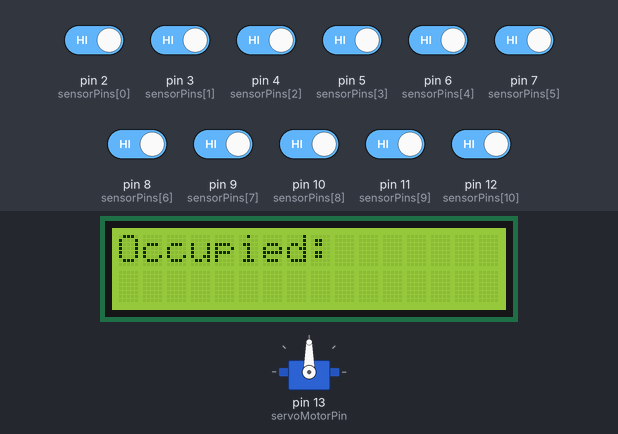
The sketch below on a simulated Arduino Uno, built with avr-gcc and run on an emulated ATmega328P. Parts: 16×2 character LCD, servo. The test bench sets the inputs (shaded band); at power-on: pin 2 (sensorPins[0]), pin 3 (sensorPins[1]), pin 4 (sensorPins[2]), pin 5 (sensorPins[3]), pin 6 (sensorPins[4]), pin 7 (sensorPins[5]), pin 8 (sensorPins[6]), pin 9 (sensorPins[7]), pin 10 (sensorPins[8]), pin 11 (sensorPins[9]), pin 12 (sensorPins[10]) HIGH.

Above: at 3.7 s.
3.8 s: pin 12 (sensorPins[10]) driven LOW
At 5.1 s:
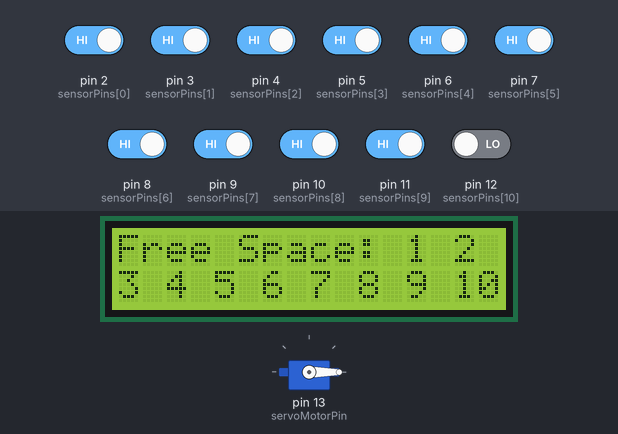
11.7 s: pin 2 (sensorPins[0]) driven LOW
At 12.8 s:
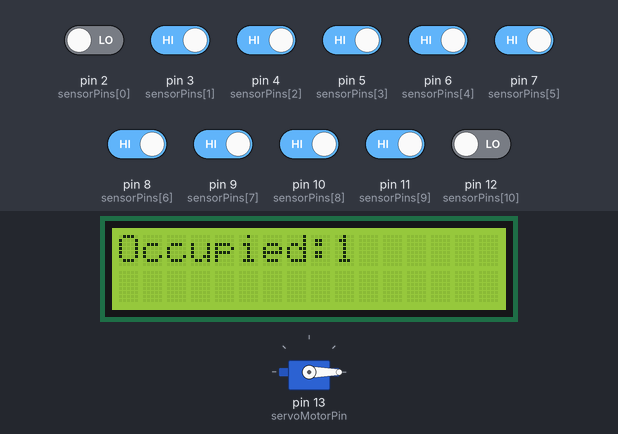
14.7 s: pin 3 (sensorPins[1]) driven LOW
At 17.5 s:
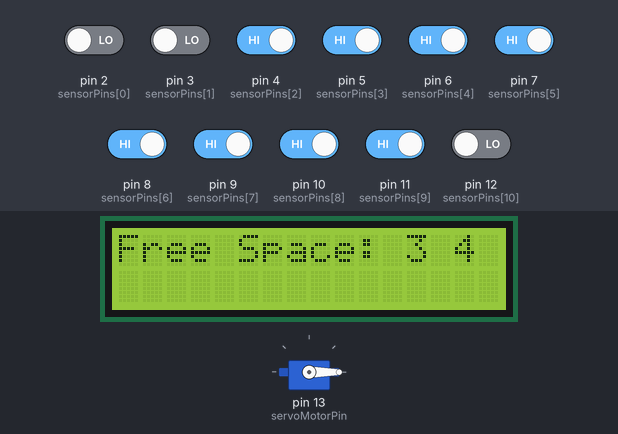
17.8 s: pin 4 (sensorPins[2]) driven LOW
At 20.3 s:
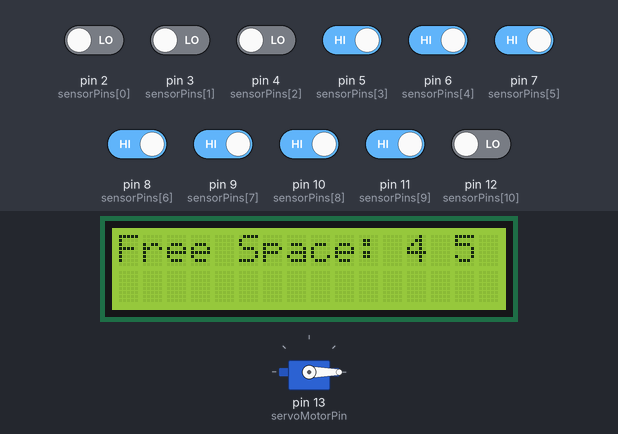
20.8 s: pin 5 (sensorPins[3]) driven LOW
At 23.2 s:
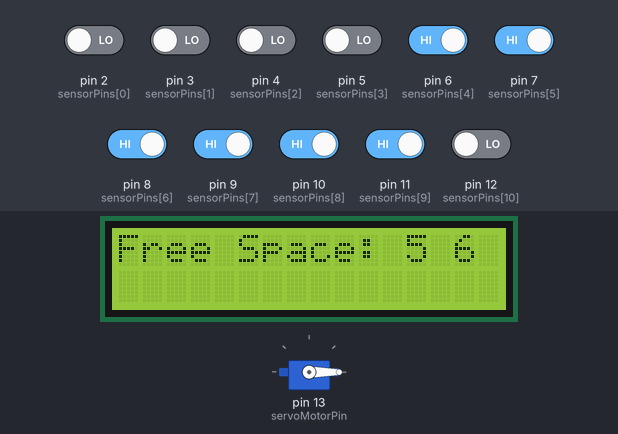
23.9 s: pin 6 (sensorPins[4]) driven LOW
At 26.0 s:
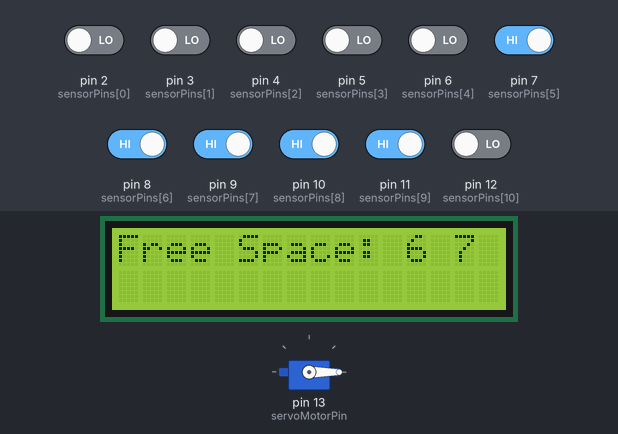
Timing chart, 0 to 27.5 s (numbered marks = the images above; inputs shaded):
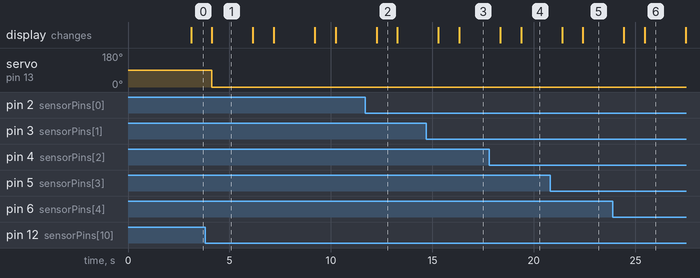

Measured:
- after the input at 3.8 s, servo on pin 13 (servoMotorPin): 90° → 0° after 0.34 s
- after the input at 11.7 s, the display: changes after 0.55 s (image 2)
- after the input at 14.7 s, the display: first changes after 0.60 s (image 3 shows a later state)
- after the input at 17.8 s, the display: first changes after 0.55 s (image 4 shows a later state)
- after the input at 20.8 s, the display: first changes after 0.59 s (image 5 shows a later state)
- after the input at 23.9 s, the display: first changes after 0.54 s (image 6 shows a later state)
- what the display in image 1 shows lasts 2.1 s, from 4.1 s to 6.2 s

The sketch:

intelligent_parking_system.ino
```cpp
/*
  Developed by :- Harshavardhan Talap
  Contact :- closesup1474@gmail.com
  contact No:- +91 9373694534


  for any query feel free to contact
  try to contact on weekend
*/

#include <Wire.h>
#include <LiquidCrystal_I2C.h>
#include <Servo.h>

const int servoMotorPin = 13;  // Servo motor control pin

Servo gateServo;

const int numSensors = 11;
const int sensorPins[numSensors] = { 2, 3, 4, 5, 6, 7, 8, 9, 10, 11,12 };
LiquidCrystal_I2C lcd(0x27, 16, 2);  // Change the I2C address if needed
int num;
void setup() {
  Serial.begin(9600);
  Wire.begin();
  lcd.begin(16, 2);
  lcd.backlight();
    pinMode(sensorPins[10], INPUT);
  gateServo.attach(servoMotorPin);

  for (int i = 0; i <10; i++) {
    pinMode(sensorPins[i], INPUT);
  }

  lcd.print("  Intelligent  ");
  lcd.setCursor(0, 1);
  lcd.print(" Parking system");
  delay(2000);
}

void loop() {
  // Read sensor inputs for 3 seconds
  delay(1000);

  // Display ON sensor numbers on the I2C LCD after a 2-second delay
  lcd.clear();
  lcd.setCursor(0, 0);
  lcd.print("Occupied:");

  for (int i = 0; i < 10; i++) {
    if (digitalRead(sensorPins[i]) == LOW) {
      num = (sensorPins[i]) - 1;
      lcd.print(num);
      lcd.print(" ");
      if (i == 1) {
        lcd.setCursor(0, 1);
      }
    }
  }
  // Display OFF sensor numbers on the I2C LCD after a 2-second delay
  delay(1000);
  lcd.clear();
  lcd.print("Free Space: ");

  for (int i = 0; i < 10; i++) {
    if (digitalRead(sensorPins[i]) == HIGH) {
      num = (sensorPins[i]) - 1;
      lcd.print(num);
      lcd.print(" ");

      if (i == 1) {
        lcd.setCursor(0, 1);
      }
    }
  }
   if (digitalRead(sensorPins[10]) == HIGH) {
    // IR sensor detects an obstacle (gate closed)
    openGate();
    delay(1000);  // Wait for 5 seconds to keep the gate open (adjust as needed)
  } else {
    // IR sensor doesn't detect an obstacle (gate open)
    closeGate();
  }
}

void openGate() {
  gateServo.write(90);  // Assuming 0 degrees is the open position
  delay(1000);  // Adjust delay as needed for the servo to reach the position
}

void closeGate() {
  gateServo.write(0);  // Assuming 180 degrees is the closed position for a 270-degree servo
  delay(1000);  // Adjust delay as needed for the servo to reach the position
}
```
